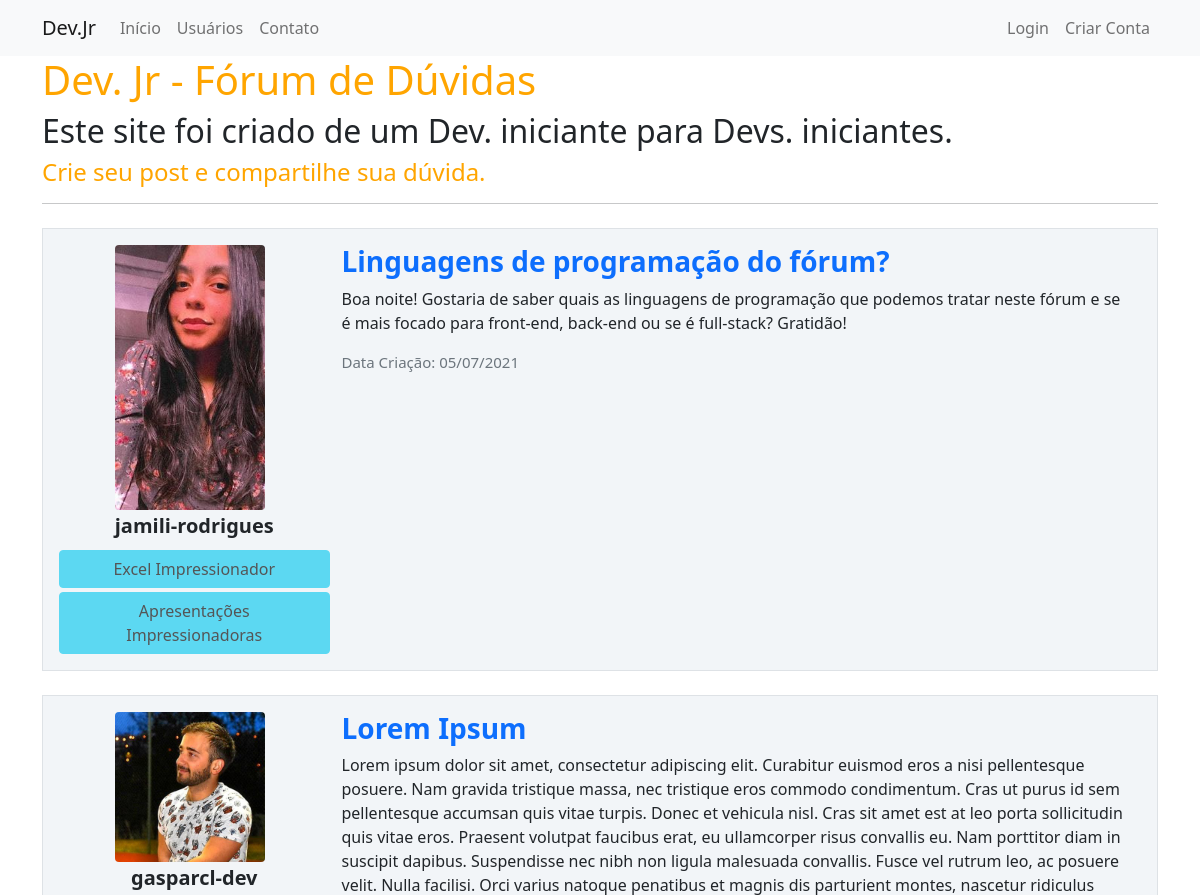
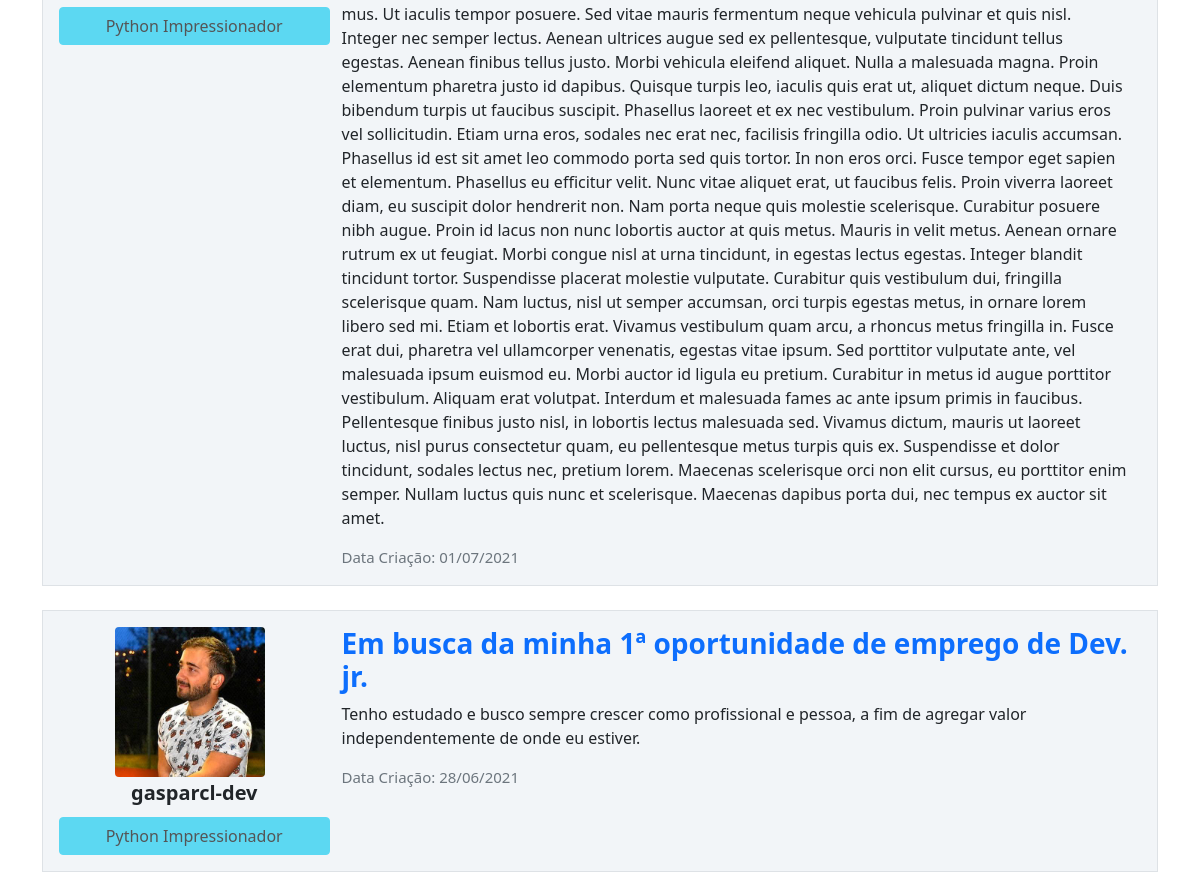
The page / on the database its author committed (2 pictures, top to bottom).
### WeconBiochem/models.py (models this page shows, shortened)
class Post(database.Model):
    id = database.Column(database.Integer, primary_key=True)
    titulo = database.Column(database.String, nullable=False)
    corpo = database.Column(database.Text, nullable=False)
    data_criacao = database.Column(database.DateTime, nullable=False, default=datetime.utcnow)
    id_usuario = database.Column(database.Integer, database.ForeignKey('usuario.id'), nullable=False)

class Usuario(database.Model, UserMixin):
    id = database.Column(database.Integer, primary_key=True)
    username = database.Column(database.String, nullable=False)
    email = database.Column(database.String, nullable=False, unique=True)
    senha = database.Column(database.String, nullable=False)
    foto_perfil = database.Column(database.String, default='default.jpg')
    posts = database.relationship('Post', backref='autor', lazy=True)
    cursos = database.Column(database.String, nullable=False, default='Não Informado')

### WeconBiochem/routes.py (the view)
@app.route('/')
def home():
    posts = Post.query.order_by(Post.id.desc())
    return render_template('home.html', posts=posts)

### WeconBiochem/templates/home.html (shortened to what this page needs)
<head>
</head>
{% extends 'base.html' %}
{% block body %}
        <div class="container">
            <h1 style="color: orange">Dev. Jr - Fórum de Dúvidas</h1>
            <h2>Este site foi criado de um Dev. iniciante para Devs. iniciantes.</h2>
            <h4 style="color: orange">Crie seu post e compartilhe sua dúvida.</h4>
            <hr>
            {% for post in posts %}
            <div class="container">
                <div class="row border mt-4 p-3 meupost">
                    <div class="col-3" style="text-align: center">
                        <div class="image pe-2"><img src="{{ url_for('static', filename='fotos_perfil/{}'.format(post.autor.foto_perfil)) }}" class="rounded" width="150"></div>
                        <div class="col mt-1" style="text-align: center">
                            <h5><strong>{{ post.autor.username }}</strong></h5>
                        </div>
                        <div class="row justify-content-center">
                            {% for curso in post.autor.cursos.split(';') %}
                                        <button type="button" class="btn btn-info mt-1" disabled>{{ curso }}</button>
                            {% endfor %}
                        </div>
                    </div>
                    <div class="col-9">
                        <a style="text-decoration: none" href="{{ url_for('exibir_post',post_id=post.id) }}"><h3><strong>{{ post.titulo }}</strong></h3></a>
                        <p>{{ post.corpo }}</p>
                        <small class="text-muted" style="font-size: 15px">Data Criação: {{ post.data_criacao.strftime('%d/%m/%Y') }}</small>
                    </div>
                </div>
            </div>
            {% endfor %}
        </div>
{% endblock %}

### WeconBiochem/templates/base.html (shortened to what this page needs)
<!DOCTYPE html>
<html lang="pt-br">
<head>
    <link href="https://cdn.jsdelivr.net/npm/bootstrap@5.0.1/dist/css/bootstrap.min.css" rel="stylesheet">
    <link rel="stylesheet" type="text/css" href="{{ url_for('static', filename='main.css') }}">
</head>
<body>
    {% include 'navbar.html' %}
    {% block body %}
    {% endblock %}
</body>
</html>

### WeconBiochem/templates/navbar.html
<nav class="navbar navbar-expand-lg navbar-light bg-light">
  <div class="container-fluid container">
    <a class="navbar-brand" href="{{ url_for('home') }}">Dev.Jr</a>
    <div class="collapse navbar-collapse" id="navbarSupportedContent">
      <ul class="navbar-nav me-auto mb-2 mb-lg-0">
        <li class="nav-item">
          <a class="nav-link" aria-current="page" href="{{ url_for('home') }}">Início</a>
        </li>
        <li class="nav-item">
          <a class="nav-link" href="{{ url_for('usuarios') }}">Usuários</a>
        </li>
        <li class="nav-item">
          <a class="nav-link" href="{{ url_for('contato') }}">Contato</a>
        </li>
      </ul>
      <ul class="d-flex navbar-nav">
        {% if current_user.is_authenticated %}
            <li class="nav-item">
              <a class="nav-link" href="{{ url_for('criar_post') }}">Criar Post</a>
            </li>
            <li class="nav-item">
              <a class="nav-link" href="{{ url_for('perfil') }}">Meu Perfil</a>
            </li>
            <li class="nav-item">
              <a class="nav-link" href="{{ url_for('logout') }}">Logout</a>
            </li>
        {% else %}
        <li class="nav-item">
          <a class="nav-link" href="{{ url_for('login') }}">Login</a>
        </li>
        <li class="nav-item">
          <a class="nav-link" href="{{ url_for('login') }}">Criar Conta</a>
        </li>
        {% endif %}
      </ul>
    </div>
  </div>
</nav>

### WeconBiochem/static/main.css (style rules this page uses)
.meupost { background: #f2f5f8 !important; }

### rows shown on the page
Post: foto_perfil (picture), autor.username "jamili-rodrigues", curso "Excel Impressionador" "Apresentações Impressionadoras", titulo "Linguagens de programação do fórum?", corpo "Boa noite! Gostaria de saber quais as linguagens de programação que podemos tratar neste fórum e se é mais focado para front-end, back-end ou se é full-stack? Gratidão!", data_criacao "05/07/2021"
Post: foto_perfil (picture), autor.username "gasparcl-dev", titulo "Lorem Ipsum", corpo "Lorem ipsum dolor sit amet, consectetur adipiscing elit. Curabitur euismod eros a nisi pellentesque posuere. Nam gravida tristique massa, nec tristique eros commodo condimentum. Cras ut purus id sem pellentesque accumsan quis vitae turpis. Donec et vehicula nisl. Cras sit amet est at leo porta sollicitudin quis vitae eros. Praesent volutpat faucibus erat, eu ullamcorper risus convallis eu. Nam porttitor diam in suscipit dapibus. Suspendisse nec nibh non ligula malesuada convallis. Fusce vel rutrum leo, ac posuere velit. Nulla facilisi. Orci varius natoque penatibus et magnis dis parturient montes, nascetur ridiculus mus. Ut iaculis tempor posuere. Sed vitae mauris fermentum neque vehicula…", data_criacao "01/07/2021"
Usuario: cursos "Python Impressionador"
Post: foto_perfil (picture), autor.username "gasparcl-dev", titulo "Em busca da minha 1ª oportunidade de emprego de Dev. jr.", corpo "Tenho estudado e busco sempre crescer como profissional e pessoa, a fim de agregar valor independentemente de onde eu estiver.", data_criacao "28/06/2021"
